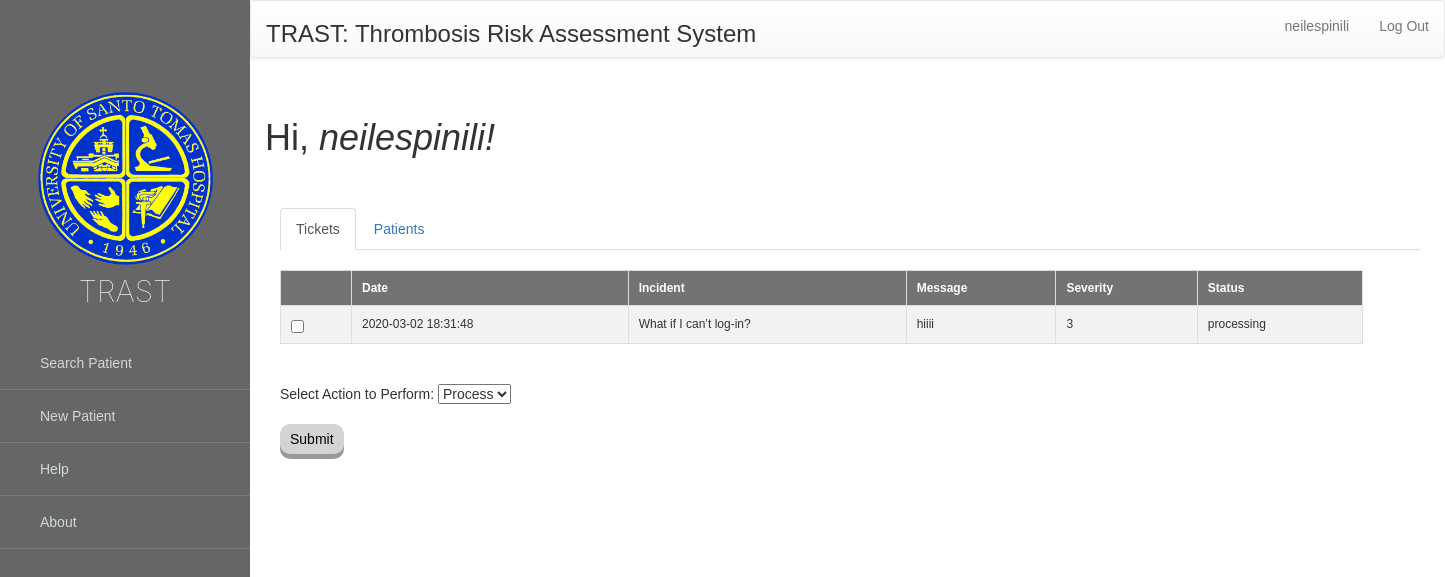
/UsersProfile.php (signed in), run on the app's committed database.
### tables this page shows
CREATE TABLE `ticket` (
  `id` int(11) NOT NULL,
  `q_id` int(11) DEFAULT NULL,
  `question` varchar(255) NOT NULL,
  `message` varchar(225) DEFAULT NULL,
  `severity` int(11) NOT NULL,
  `username` varchar(255) DEFAULT NULL,
  `date` datetime NOT NULL,
  `status` varchar(255) NOT NULL DEFAULT 'processing'
);

### UsersProfile.php (the view, shortened to what this page needs)
<?php
include ('MySQL.php');
$username = mysqli_real_escape_string($mysqlconn, $_SESSION['username']);
?>
<html lang="en" >
    <head>
        <link rel='stylesheet' href='https://cdnjs.cloudflare.com/ajax/libs/twitter-bootstrap/3.3.7/css/bootstrap.min.css'>
        <link rel='stylesheet' href='https://cdnjs.cloudflare.com/ajax/libs/material-design-iconic-font/2.2.0/css/material-design-iconic-font.min.css'>
        <link rel="stylesheet" href="./style3.css">
        <link href="https://maxcdn.bootstrapcdn.com/bootstrap/3.3.6/css/bootstrap.min.css" rel="stylesheet" />
        <link rel="stylesheet" type="text/css" href="https://maxcdn.bootstrapcdn.com/bootstrap/3.3.7/css/bootstrap.min.css">
        <link rel="stylesheet" type="text/css" href="https://maxcdn.bootstrapcdn.com/bootstrap/3.3.7/css/bootstrap-theme.min.css">
        <link rel="stylesheet" type="text/css" href="https://cdn.datatables.net/1.10.13/css/dataTables.bootstrap.min.css">
    </head>
    <body>
        <div id="viewport">
            <div id="sidebar">
                <br>
                <br>
                <header>
                    <a id="header" >
                        <br>
                        <img src="usthlogo.png" style="width:70%;">
                        <br>
                        TRAST
                    </a>
                </header>
                <ul class="nav">
                    <br>
                    <li>
                        <a href="UserHomepage.php">
                            <i class="zmdi zmdi-search"></i> Search Patient
                        </a>
                    </li>
                    <li>
                        <a href="NewPatient.php">
                            <i class="zmdi zmdi-accounts-add"></i> New Patient
                        </a>
                    </li>
                    <li>
                        <a href="HelpPage.php">
                            <i class="zmdi zmdi-help-outline"></i> Help
                        </a>
                    </li>
                    <li>
                        <a href="#">
                            <i class="zmdi zmdi-calendar"></i> About
                        </a>
                    </li>
                </ul>
            </div>
            <div id="content">
                <nav class="navbar navbar-default">
                    <div class="container-fluid">
                        <ul class="nav navbar-nav navbar-left">
                            <li> <h3 class="mb-4">TRAST: Thrombosis Risk Assessment System</h3></li>
                        </ul>
                        <ul class="nav navbar-nav navbar-right">
                            <li>  <a href="UsersProfile.php"><?php echo $_SESSION['username']; ?>
                                    <li><a href="Logout.php">Log Out</a></li></li>
                        </ul>
                    </div>
                </nav>
                <div class="container-fluid">
                    <div id="content" class="p-4 p-md-5 pt-5">
                        <br>
                        <h1>Hi, <i> <?php echo $_SESSION['username']; ?>!</i></h1>
                        <br>
                        <br>
                        <div class="container">
                            <ul class="nav nav-tabs">
                                <li class="active">
                                    <a  href="#1" data-toggle="tab">Tickets</a>
                                </li>
                                <li><a href="#2" data-toggle="tab">Patients</a>
                                </li>
                            </ul>
                            <div class="tab-content ">
                                <div class="tab-pane active" id="1">
                                    <?php
                                    $sql = "SELECT * FROM ticket where username='$username' ORDER BY severity DESC";
                                    $profileActions = '<option value="ACTION_PROCESSING">Process</option>'
                                            . '<option value="ACTION_CANCEL">Cancel</option>';
                                    $result = mysqli_query($mysqlconn, $sql);
                                    ?>
                                    <table id="example" class="table table-striped table-hover table-bordered" width="100%">
                                        <form method="POST" action="UsersProfile.php">
                                            <?php
                                            if (mysqli_num_rows($result) > 0) {
                                                echo" <table>
                                            <tr>
                                                <th> </th>
                                                <th>Date</th>
                                                <th>Incident</th>
                                                <th>Message</th>
                                                <th>Severity</th>
                                                <th>Status</th>
                                            </tr>";
                                                while ($row = mysqli_fetch_array($result)) {
                                                    echo "<tr>";
                                                    echo "<td> <input type='checkbox' name='SelectRow[]' value=" . $row['id'] . ">";
                                                    echo "<td>" . $row['date'] . "</td>";
                                                    echo "<td>" . $row['question'] . "</td>";
                                                    echo "<td>" . $row['message'] . "</td>";
                                                    echo "<td>" . $row['severity'] . "</td>";
                                                    echo "<td>" . $row['status'] . "</td>";
                                                    echo "</tr>";
                                                }
                                                echo "</table>";
                                            } else {
                                                echo "No records found";
                                            }
                                            ?>
                                            <br><br>
                                            Select Action to Perform: <select name="SelectActions">
                                                <?php echo $profileActions ?>
                                            </select><br><br>
                                            <input type="submit" name="Submit" value="Submit" class="button">
                                        </form>
                                    </table>
                                </div>
                            </div>
                        </div>
                    </div>
                </div>
            </div>
    </body>
</html>

### style3.css (style rules this page uses)
body { overflow-x: hidden; font-family: 'Roboto', sans-serif; font-size: 16px; }
#viewport { padding-left: 250px; -webkit-transition: all 0.5s ease; -moz-transition: all 0.5s ease; -o-transition: all 0.5s ease; transition: all 0.5s ease; }
#content { width: 100%; position: relative; margin-right: 0; }
#sidebar { z-index: 1000; position: fixed; left: 250px; width: 250px; height: 100%; margin-left: -250px; overflow-y: auto; background: #666666; -webkit-transition: all 0.5s ease; -moz-transition: all 0.5s ease; -o-transition: all 0.5s ease; transition: all 0.5s ease; }
#sidebar header { background-color: transparent; font-size: 20px; line-height: 52px; text-align: center; }
#sidebar header a { color: #fff; display: block; text-decoration: none; }
#sidebar .nav { background: none; color: #00ff00; }
#sidebar .nav a { background: none; border-bottom: 1px solid #737C88; color: #CFD8DC; font-size: 14px; padding: 16px 24px; }
#header { font-weight: lighter; font-size: 30px; font-family: -apple-system, BlinkMacSystemFont, 'Segoe UI', Roboto, Oxygen, Ubuntu, Cantarell, 'Open Sans', 'Helvetica Neue', sans-serif; }
.button { display: inline-block; padding: 5px 10px; font-size: 14px; cursor: pointer; text-align: center; text-decoration: none; outline: none; color: #000000; background-color: #d5d3d5; border: none; border-radius: 10px; box-shadow: 0 5px #999; font-family: sans-serif; }

### UsersProfile.php (style rules this page uses)
body { font-family: Arial; }
table { border-collapse: collapse; width: 95%; border:2pt; border: 1px solid #ddd; }
th, td { text-align: left; padding: 10px; border: 1px solid #ddd; font-size:12px; }
tr:nth-child(even) { background-color: #f2f2f2 }
th { background-color: #737373; color: white; }

### data on the page
ticket: date "2020-03-02 18:31:48", question "What if I can’t log-in?", message "hiiii", severity "3", status "processing"

### other printed values
$_SESSION['username'] "neilespinili"
